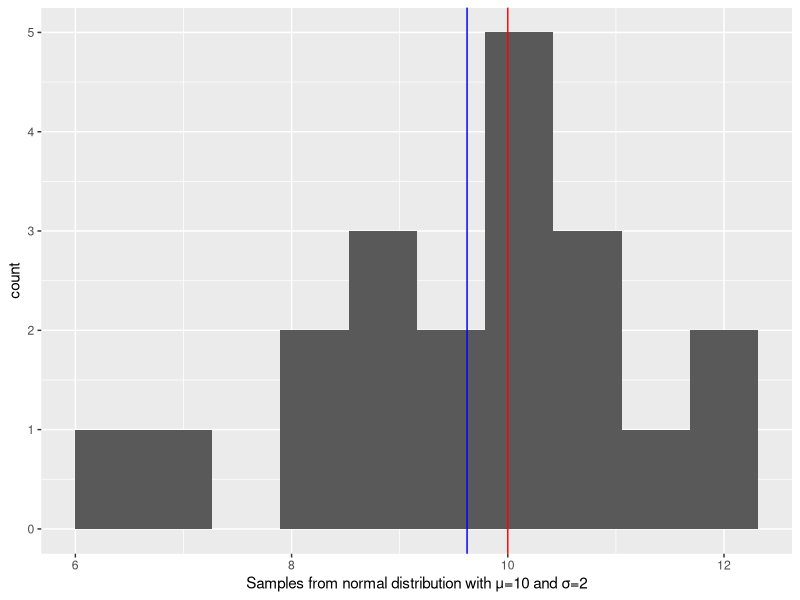
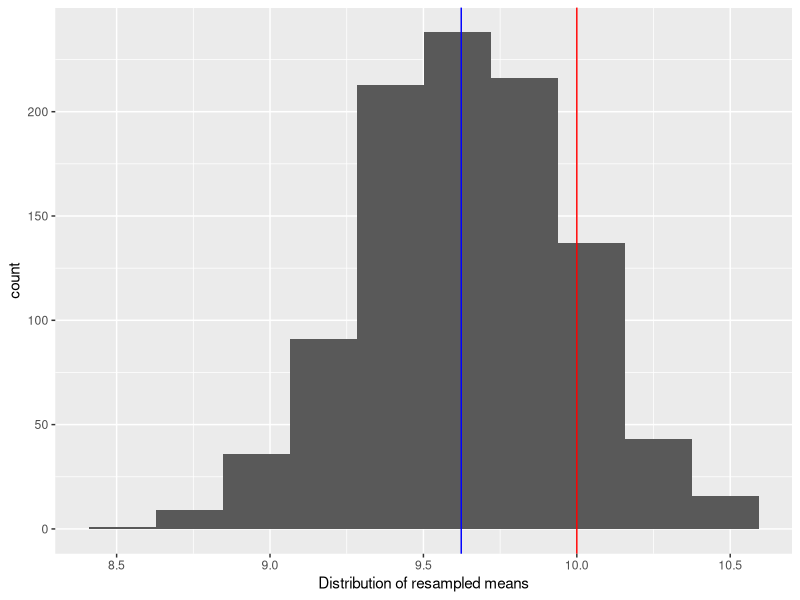

The R source for these figures, in order:
## ---- chunk 1
library(glue)
library(tidyverse)
## ---- chunk 2
set.seed(1745)
true_mean <- 10
true_sd <- 2
samples <- rnorm(20, true_mean, true_sd)
ggplot(data=NULL, aes(x=samples)) + 
  geom_histogram(bins=10) +
  geom_vline(xintercept = true_mean, color="red") +
  geom_vline(xintercept = mean(samples), color="blue") +
  xlab(glue("Samples from normal distribution with μ={true_mean} and σ={true_sd}"))
## ---- chunk 3
t.test(samples, mu = 10)
## ---- chunk 4
replisamples <- replicate(1000, mean(sample(samples, replace=TRUE)))
ggplot(data=NULL, aes(x=replisamples)) + 
  geom_histogram(bins=10) +
  geom_vline(xintercept = true_mean, color="red") +
  geom_vline(xintercept = mean(samples), color="blue") +
  xlab("Distribution of resampled means")
## ---- chunk 5
CI <- round(quantile(replisamples, c((1-0.95)/2, 1-(1-0.95)/2)), 6)
glue("95% CI: {CI[1]} {CI[2]}")
## ---- chunk 6
library(boot)
custom_mean <- function(data, indexes){
  mean(data[indexes])
}

booted_samples <- boot(samples, statistic = custom_mean, R=1000)
boot.ci(booted_samples, type="perc")
## ---- chunk 7
n_samples <- 10
data <- rnorm(n_samples, 0.5, 2)
booted_samples <- boot(data, statistic = custom_mean, R=1000)
CI <- boot.ci(booted_samples, type="perc")
tibble(n_samples=n_samples,
       lowerCI = CI$percent[4],
       upperCI = CI$percent[5]) %>%
  knitr::kable()
